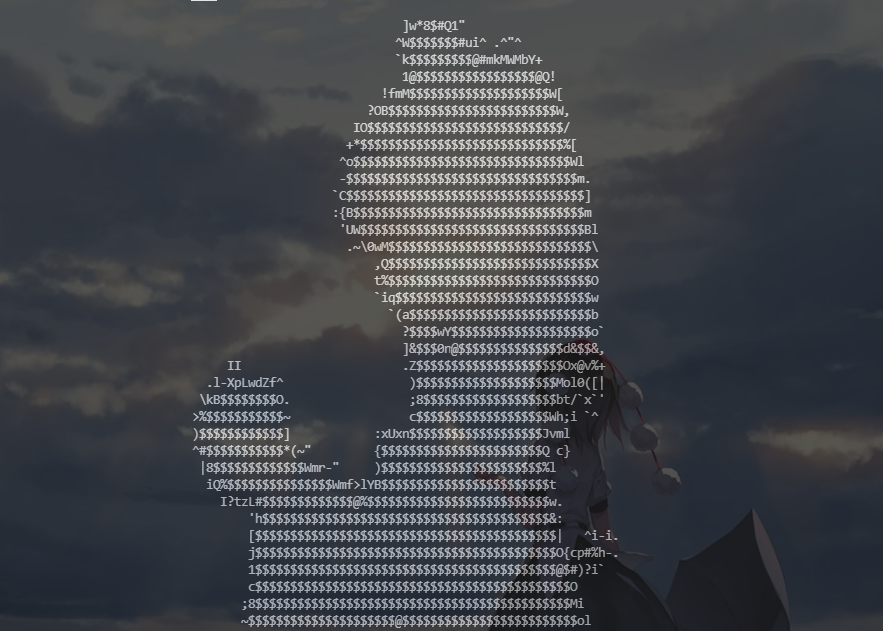
#> input picture 2333.png, 883 x 631 px
$ python -i P.py   (imports and definitions only)
#> lines starting #> are read from the running program, lines starting #| are printed output that depends on the picture
    # PIL，全称 Python Imaging Library，是 Python 平台一个功能非常强大而且简单易用的图像处理库。
    # 但是，由于 PIL 仅支持到Python 2.7，加上年久失修，于是一群志愿者在 PIL 的基础上创建了兼容
    # Python 3 的版本，名字叫 Pillow ，我们可以通过安装 Pillow 来使用 PIL。
from PIL import Image   #此库安装指令：pip install Pillow -i https://pypi.tuna.tsinghua.edu.cn/simple/

def get_char(content):  #将获取到的数据用get_char()函数转行成' '空格（白色像素）与'x'（黑色像素）
    if content == 255:  #判断像素是是黑是白
        return " "
    else:
        return 'x'

def main(file_name,Resolution = 10):    #file_name为要提取的图片的路径，Resolution为要将图片缩小的倍数(Resolution=10意思是如果不输入这个参数那默认为缩小十倍)
#> called with file_name = '../2333.png', Resolution = 10
    text = ""
    im = Image.open(file_name)  #打开目标图片
#> im is the input picture: PIL image 883x631 RGBA; mean R, G, B, A 66.1, 69, 74.1, 255
    width,height = im.size  # 获得图像尺寸
#> width = 883; height = 631
    width //= Resolution;height //= (Resolution*2)  #分别将图片的宽和高整除Resolution倍，Resolution变量的值就是函数第二个参数的值
#> after `width //= Resolution`: width = 88
#> after `height //= Resolution * 2`: height = 31
    im = im.resize((width, height))   #Image.resize（宽，高，重采样）返回此图像的调整大小后的副本; 重采样–可选的重采样过滤器（可不输入这个参数）。这可以是PIL.Image.NEAREST（使用最近的邻居），PIL.Image.BILINEAR（线性插值），PIL.Image.BICUBIC（三次样条插值）或PIL.Image.LANCZOS（高质量的下采样滤波器）之一)。如果省略，或者图像的模式为“ 1”或“ P”，则将其设置为PIL.Image.NEAREST。返回类型：一个Image对象。
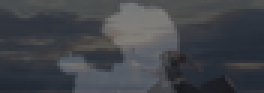
#> im: PIL image 88x31 RGBA (shown 3 times larger); mean R, G, B, A 66.1, 69, 74.2, 255
    im2=im.convert("1") #'1'模式（模式“1”为二值图像，非黑即白。它每个像素用8bit表示，0表示黑，255表示白）
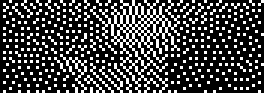
#> im2: PIL image 88x31 1 (shown 3 times larger); 26.4% white in thin lines or dots
    for i in range(height):
        for j in range(width):
            content = im2.getpixel((j, i))   #getpixel（）函数是用来获取图像中某一点的像素的RGB颜色值，getpixel的参数是一个像素点的坐标。对于图象的不同的模式，getpixel函数返回的值不同。
            text += get_char(content)       #将获取到的数据用get_char()函数转行成' '空格（白色像素）与'x'（黑色像素）
        text += "\n"            #获取完一行像素的值后加'\n'换行符，开始第二行像素数据的采集
    return text     #返回采集到的这一帧图像数据；

    # print(im2.mode)  #获得此时像素模式;(默认为“RGB”模式(RED，GREEN，BLUE))
    # print(im2.getpixel((30,25))) #返回坐标点（30,25）处的red，green，blue的数值

#file_name = "D:\暂存\workspace\python\work\图片转字符串\i.png",Resolution = 10
def get_char_color(r,g,b,alpha=256):
    if alpha == 0:
        return " "
    gary = (r*299 + g*587 + b*114 + 500)/1000   #RGB转灰度公式;为避免低速的浮点运算，所以需要整数算法;RGB一般是8位精度，现在缩放1000倍，所以上面的运算是32位整型的运算。注意后面那个除法是整数除法，所以需要加上500来实现四舍五入。
    ascii_char = list("$@B%8&WM#*oahkbdpwmZO0QLCJUYXzcvunxrjft/\|()1{}[]?-_+~<>i!lI;:,\"^`'.")
    x = int((gary / (alpha + 1.0)) * len(ascii_char))
    return ascii_char[x]

def main_color(file_name,Resolution = 10):
    text = ""
    im = Image.open(file_name)
    width,height = im.size  # 获得图像尺寸
    width //= Resolution;height //= (Resolution*2)
    im = im.resize((width, height))
    for i in range(height):
        for j in range(width):
            content = im.getpixel((j, i))
            text += get_char_color(*content)
        text += "\n"
    return text

>>> result = main('../2333.png')
